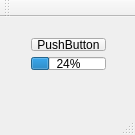
<?xml version="1.0" encoding="UTF-8"?>
<ui version="4.0">
 <class>MainWindow</class>
 <widget class="QMainWindow" name="MainWindow">
  <property name="geometry">
   <rect>
    <x>0</x>
    <y>0</y>
    <width>135</width>
    <height>135</height>
   </rect>
  </property>
  <property name="windowTitle">
   <string>MainWindow</string>
  </property>
  <widget class="QWidget" name="centralWidget">
   <widget class="QWidget" name="">
    <property name="geometry">
     <rect>
      <x>20</x>
      <y>10</y>
      <width>97</width>
      <height>54</height>
     </rect>
    </property>
    <layout class="QGridLayout" name="gridLayout">
     <item row="1" column="0">
      <widget class="QProgressBar" name="progressBar">
       <property name="value">
        <number>24</number>
       </property>
      </widget>
     </item>
     <item row="0" column="0">
      <widget class="QPushButton" name="pushButton">
       <property name="text">
        <string>PushButton</string>
       </property>
      </widget>
     </item>
    </layout>
   </widget>
   <zorder>pushButton</zorder>
   <zorder>progressBar</zorder>
   <zorder>pushButton</zorder>
  </widget>
  <widget class="QMenuBar" name="menuBar">
   <property name="geometry">
    <rect>
     <x>0</x>
     <y>0</y>
     <width>135</width>
     <height>20</height>
    </rect>
   </property>
  </widget>
  <widget class="QToolBar" name="mainToolBar">
   <attribute name="toolBarArea">
    <enum>TopToolBarArea</enum>
   </attribute>
   <attribute name="toolBarBreak">
    <bool>false</bool>
   </attribute>
  </widget>
  <widget class="QStatusBar" name="statusBar"/>
 </widget>
 <layoutdefault spacing="6" margin="11"/>
 <resources/>
 <connections>
  <connection>
   <sender>pushButton</sender>
   <signal>clicked()</signal>
   <receiver>MainWindow</receiver>
   <slot>close()</slot>
   <hints>
    <hint type="sourcelabel">
     <x>52</x>
     <y>126</y>
    </hint>
    <hint type="destinationlabel">
     <x>91</x>
     <y>186</y>
    </hint>
   </hints>
  </connection>
 </connections>
</ui>
